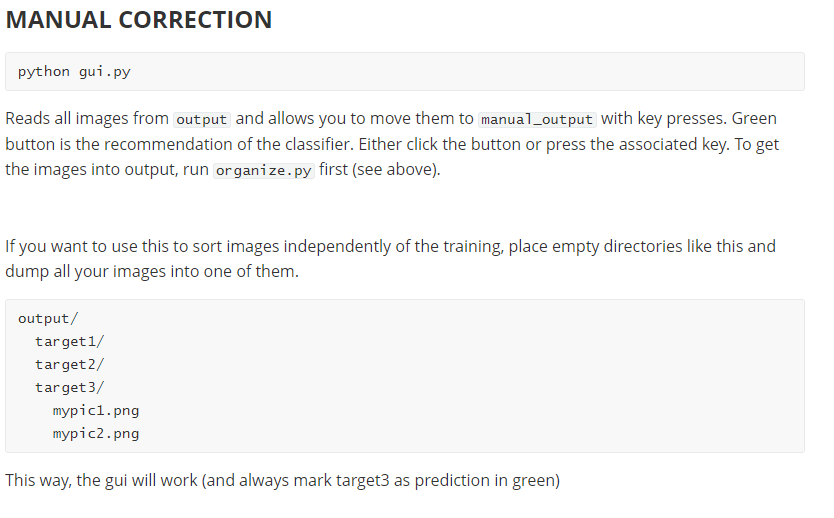
#> input picture Picture.png, 834 x 518 px; its folder holds only this picture in this run
$ python -i dominance.py   (imports and definitions only)
#> lines starting #> are read from the running program, lines starting #| are printed output that depends on the picture
#!/usr/bin/env python3

# original by charles leifer: https://charlesleifer.com/blog/using-python-and-k-means-to-find-the-dominant-colors-in-images/
from collections import namedtuple
from math import sqrt
import random
try:
    import Image
except ImportError:
    from PIL import Image
import shelve
from os import path
import os

MY_PATH = path.abspath(path.dirname(__file__))
DATA_SHELVE_DIR = path.join(MY_PATH, "shelves")
DOMINANT_COLORS_SHELVE = path.join(DATA_SHELVE_DIR, "dominant_colors.shelve") # for each imagepath, contains a list of int-encoded colors
# [1 line not run here, left out]

Point = namedtuple('Point', ('coords', 'n', 'ct'))
Cluster = namedtuple('Cluster', ('points', 'center', 'n'))

def get_points(img):
    points = []
    w, h = img.size
    for count, color in img.getcolors(w * h):
        points.append(Point(color, 3, count))
    return points

rtoh = lambda rgb: '#%s' % ''.join(('%02x' % p for p in rgb))

def colorz(filename, n=3):
#> called with filename = '../Picture.png', n = 3
    img = Image.open(filename)
#> img is the input picture: PIL image 834x518 RGBA; mean R, G, B, A 246.4, 246.4, 246.5, 255
    img.thumbnail((200, 200))
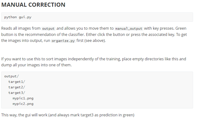
#> img: PIL image 200x124 RGBA; mean R, G, B, A 246.2, 246.2, 246.3, 255

    # mainly needed for gifs
    rgb_img = img.convert('RGB')
    img = rgb_img

    w, h = img.size
#> w = 200; h = 124

    points = get_points(img)
#> the loop in get_points, `for count, color in img.getcolors(w * h):` made 2938 passes
#> (count, color) on passes 1, 2, 4: (11805, (255, 255, 255)), (71, (254, 255, 255)), (1, (129, 127, 124))
#> after the loop in get_points, `for count, color in img.getcolors(w * h):`: points = 2938 items
#> points = 2938 items
    try:
        clusters = kmeans(points, n, 1)
    except ValueError as e:
        print("Encoundered ValueError in kmeans because there are not enough colors for making {} clusters.\nUsing only one cluster to be on the safe side...".format(n))
        clustersx = kmeans(points, k=1, min_diff=1)
        # use the clustersx n times
        clusters = clustersx * n
    rgbs = [map(int, c.center.coords) for c in clusters]
    return map(rtoh, rgbs)

def euclidean(p1, p2):
    return sqrt(sum([
        (p1.coords[i] - p2.coords[i]) ** 2 for i in range(p1.n)
    ]))

def calculate_center(points, n):
    vals = [0.0 for i in range(n)]
    plen = 0
    for p in points:
        plen += p.ct
        for i in range(n):
            vals[i] += (p.coords[i] * p.ct)
    return Point([(v / plen) for v in vals], n, 1)

def kmeans(points, k, min_diff):
#> called with k = 3, min_diff = 1
    clusters = [Cluster([p], p, p.n) for p in random.sample(points, k)]
#> clusters = 3 items

    while 1:
        plists = [[] for i in range(k)]

        for p in points:
            smallest_distance = float('Inf')
            for i in range(k):
                distance = euclidean(p, clusters[i].center)
                if distance < smallest_distance:
                    smallest_distance = distance
                    idx = i
            plists[idx].append(p)

        diff = 0
        for i in range(k):
            old = clusters[i]
            center = calculate_center(plists[i], old.n)
            new = Cluster(plists[i], center, old.n)
            clusters[i] = new
            diff = max(diff, euclidean(old.center, new.center))

        if diff < min_diff:
            break
#> after the loop, idx = 2

    return clusters

def str_color_to_int(colo):
    if colo.startswith('#'):
        colo = colo[1:]
    i = int(colo, 16)
    if i >= 2**23:
        i -= 2**24
    return i

def int_to_color_str(int_colo):
    return '#%06x'%((int_colo+2**24)%2**24)

def extract_color_information(imagepath, num_colors=5, shelfpath=DOMINANT_COLORS_SHELVE, reuse=True, verbose=True):
    with shelve.open(shelfpath) as shelf:
        fpath = path.normpath(path.abspath(imagepath))
        if verbose:
            print("Extracting color info from {}".format(fpath))
        if reuse and fpath in shelf.keys():
            return # we already have the colors
        shelf[fpath] = list(map(str_color_to_int, colorz(imagepath, n=num_colors)))

def setup_for_all_dirs(training_dirs):
    for dirpath in training_dirs:
        files_in_dirpath = os.listdir(dirpath)
        for f in files_in_dirpath:
            try:
                extract_color_information(path.join(dirpath, f))
            except OSError:
                print("Cannot open {} for reading color values".format(f))

>>> result = colorz('../Picture.png')
#> in colorz, `clusters = kmeans(points, n, 1)`: clusters = 3 items
